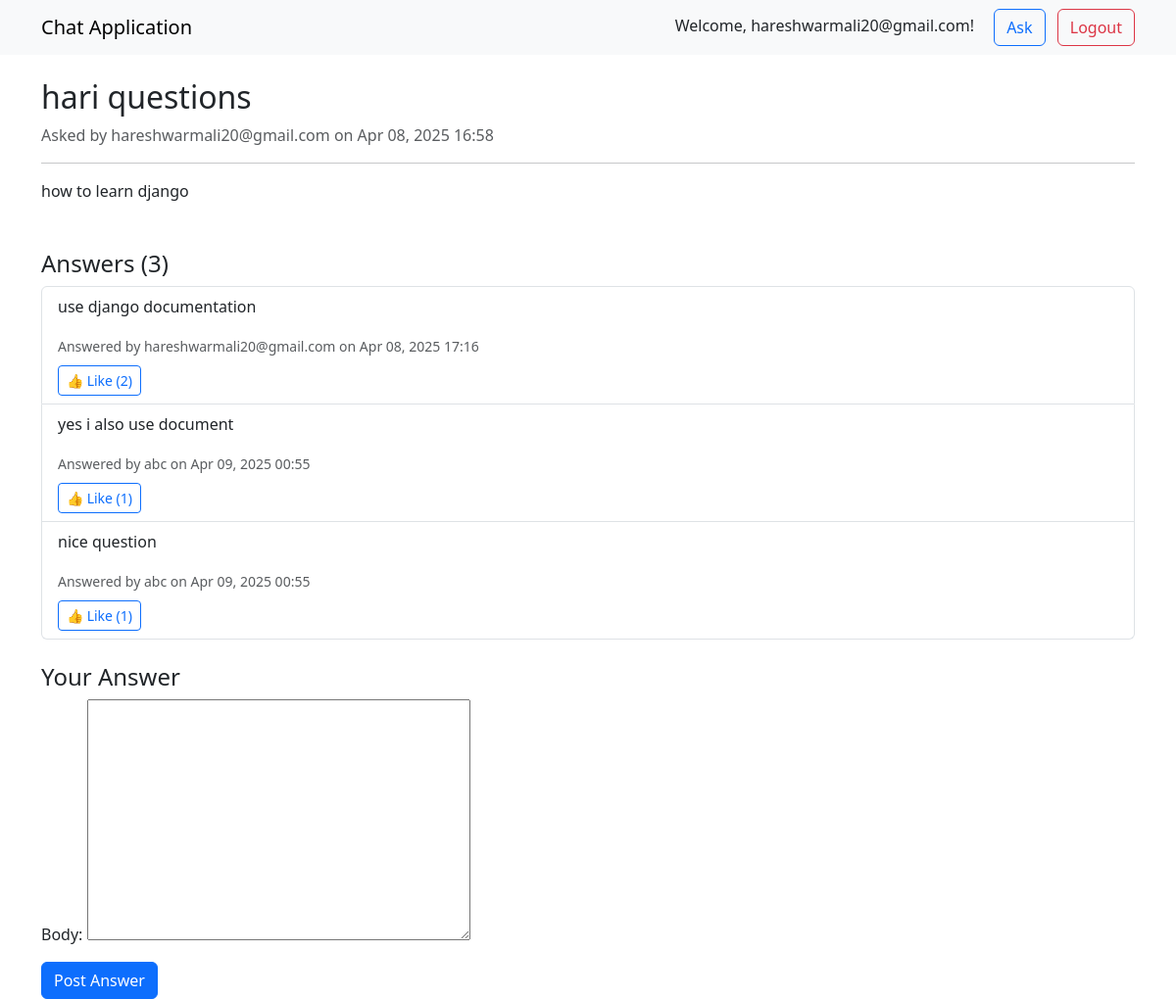
The page /question/1/ (signed in) on the database its author committed.
### chat/models.py (models this page shows, shortened)
class Question(models.Model):
    user = models.ForeignKey(User, on_delete=models.CASCADE)
    title = models.CharField(max_length=255)
    body = models.TextField()
    created_at = models.DateTimeField(auto_now_add=True)

class Answer(models.Model):
    question = models.ForeignKey(Question, on_delete=models.CASCADE, related_name='answers')
    user = models.ForeignKey(User, on_delete=models.CASCADE)
    body = models.TextField()
    created_at = models.DateTimeField(auto_now_add=True)
    likes = models.ManyToManyField(User, related_name='liked_answers', blank=True)

### chat/views.py (the view)
# urls.py: path('question/<int:id>/', views.question_detail, name='question_detail'),
@login_required
def question_detail(request, id):
    question = get_object_or_404(Question, id=id)
    answers = question.answers.all()
    if request.method == 'POST':
        form = AnswerForm(request.POST)
        if form.is_valid():
            answer = form.save(commit=False)
            answer.user = request.user
            answer.question = question
            answer.save()
            return redirect('question_detail', id=id)
    else:
        form = AnswerForm()
    return render(request, 'question_detail.html', {
        'question': question,
        'answers': answers,
        'form': form
    })

### chat/forms.py
class AnswerForm(forms.ModelForm):
    class Meta:
        model = Answer
        fields = ['body']

### chat/templates/question_detail.html (shortened to what this page needs)
{% extends 'base.html' %}
{% block content %}
<h2>{{ question.title }}</h2>
<p class="text-muted">Asked by {{ question.user.username }} on {{ question.created_at|date:"M d, Y H:i" }}</p>
<hr>
<p>{{ question.body }}</p>
<h4 class="mt-5">Answers ({{ answers.count }})</h4>
<ul class="list-group mb-4">
    {% for answer in answers %}
    <li class="list-group-item">
        <p>{{ answer.body }}</p>
        <small class="text-muted">Answered by {{ answer.user.username }} on {{ answer.created_at|date:"M d, Y H:i" }}</small>
        <div class="mt-2">
            <a href="{% url 'like_answer' answer.id %}" class="btn btn-sm btn-outline-primary">
                👍 Like ({{ answer.likes.count }})
            </a>
        </div>
    </li>
    {% empty %}
    <li class="list-group-item">No answers yet.</li>
    {% endfor %}
</ul>
<h4>Your Answer</h4>
<form method="post">
    {{ form.as_p }}
    <button type="submit" class="btn btn-primary">Post Answer</button>
</form>
{% endblock %}

### chat/templates/base.html (shortened to what this page needs)
<!DOCTYPE html>
<html lang="en">
<head>
    <link href="https://cdn.jsdelivr.net/npm/bootstrap@5.3.0/dist/css/bootstrap.min.css" rel="stylesheet">
</head>
<body>
<nav class="navbar navbar-expand-lg navbar-light bg-light">
    <div class="container">
        <a class="navbar-brand" href="{% url 'home' %}">Chat Application</a>
        <div>
            {% if user.is_authenticated %}
                <span class="me-3">Welcome, {{ user.username }}!</span>
                <a class="btn btn-outline-primary me-2" href="{% url 'post_question' %}">Ask</a>
                <a class="btn btn-outline-danger" href="{% url 'logout' %}">Logout</a>
            {% else %}
                <a class="btn btn-outline-primary me-2" href="{% url 'login' %}">Login</a>
                <a class="btn btn-outline-success" href="{% url 'register' %}">Register</a>
            {% endif %}
        </div>
    </div>
</nav>
<div class="container mt-4">
    {% block content %}{% endblock %}
</div>
</body>
</html>

### rows shown on the page
Question: title "hari questions", user.username "hareshwarmali20@gmail.com", created_at "Apr 08, 2025 16:58", body "how to learn django", count "3"
Answer: body "use django documentation", user.username "hareshwarmali20@gmail.com", created_at "Apr 08, 2025 17:16", likes.count "2"
Answer: body "yes i also use document", user.username "abc", created_at "Apr 09, 2025 00:55", likes.count "1"
Answer: body "nice question", user.username "abc", created_at "Apr 09, 2025 00:55", likes.count "1"

### other values the page prints
{{ user.username }} "hareshwarmali20@gmail.com"
